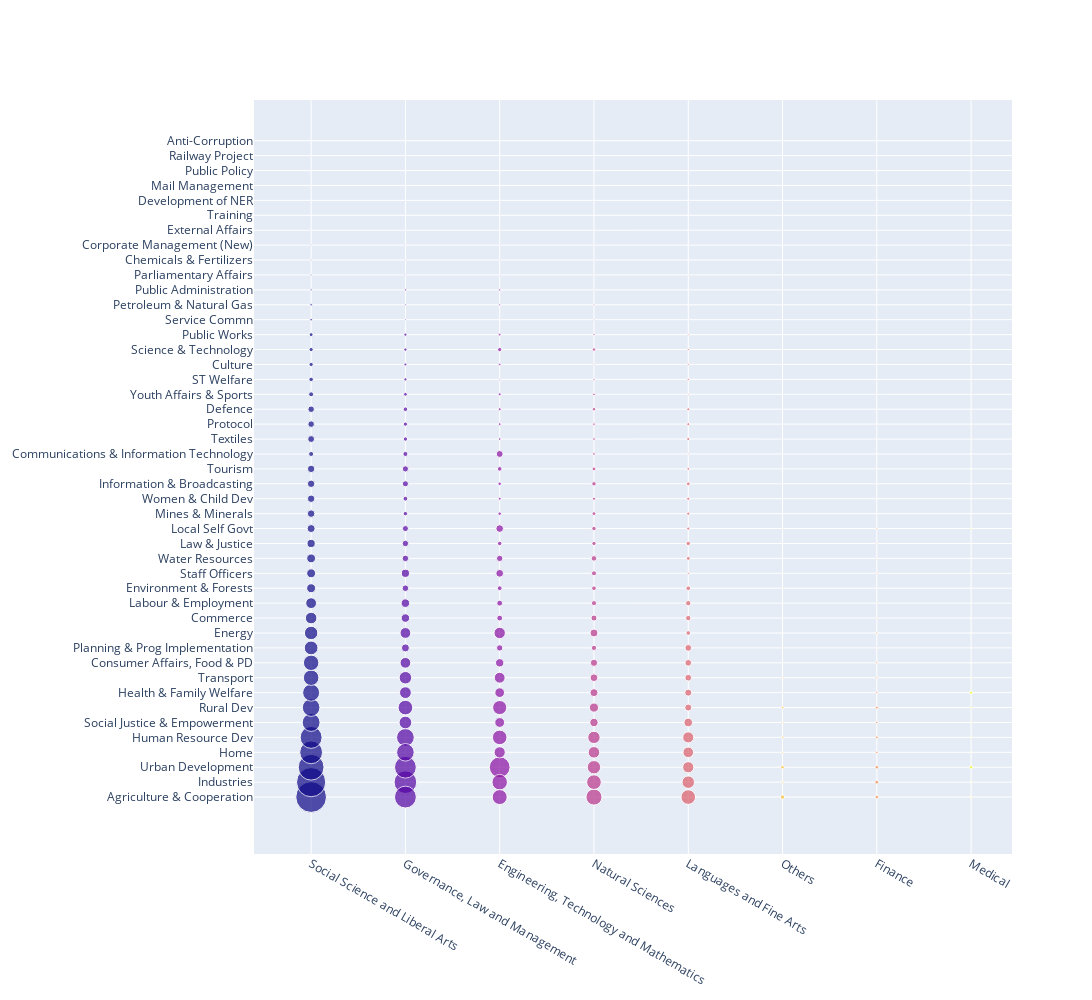

Here is the notebook cell this chart was saved with:
### Code cell
fig = go.Figure(data=[go.Scatter(
    y=temp["Experience"].to_list(),
    x=temp["Subject"].to_list(),
    text=temp["text"].to_list(),
    mode="markers",
    marker=dict(
        size=temp["Count"].apply(lambda x: x*100/max_value).to_list(),
        color = temp["colors"].to_list(),
    )
)])

fig.update_layout(
    autosize=False,
    height=1000,
    width=1400,
)

### Figure 1 — Plotly figure (JSON) as saved in the notebook; plotly's stock layout.template omitted (floating-point values rounded to 4 significant figures; data arrays with more than 128 entries replaced by an {"elided": "..."} marker saying what was removed)
{"data": [{"marker": {"color": {"elided": "335 int values"}, "size": {"elided": "335 float values"}}, "mode": "markers", "text": {"elided": "335 str values"}, "type": "scatter", "x": {"elided": "335 str values"}, "y": {"elided": "335 str values"}}], "layout": {"autosize": false, "height": 1000, "width": 1400}}
